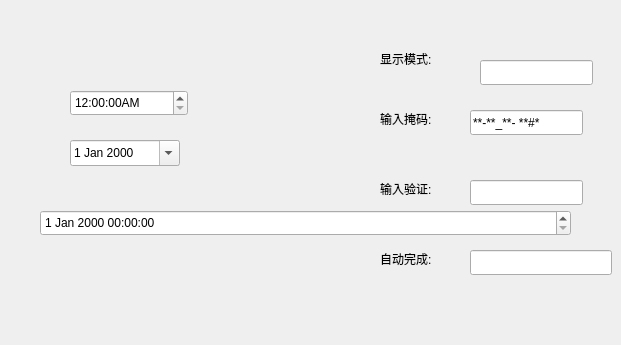
<?xml version="1.0" encoding="UTF-8"?>
<ui version="4.0">
 <class>MyWidget</class>
 <widget class="QWidget" name="MyWidget">
  <property name="geometry">
   <rect>
    <x>0</x>
    <y>0</y>
    <width>621</width>
    <height>345</height>
   </rect>
  </property>
  <property name="windowTitle">
   <string>MyWidget</string>
  </property>
  <widget class="QLineEdit" name="lineEdit1">
   <property name="geometry">
    <rect>
     <x>480</x>
     <y>60</y>
     <width>113</width>
     <height>25</height>
    </rect>
   </property>
   <property name="echoMode">
    <enum>QLineEdit::Password</enum>
   </property>
  </widget>
  <widget class="QLineEdit" name="lineEdit2">
   <property name="geometry">
    <rect>
     <x>470</x>
     <y>110</y>
     <width>113</width>
     <height>25</height>
    </rect>
   </property>
   <property name="inputMask">
    <string>&gt;AA-90_bb-! aa\#H;*</string>
   </property>
  </widget>
  <widget class="QLineEdit" name="lineEdit3">
   <property name="geometry">
    <rect>
     <x>470</x>
     <y>180</y>
     <width>113</width>
     <height>25</height>
    </rect>
   </property>
  </widget>
  <widget class="QLineEdit" name="lineEdit4">
   <property name="geometry">
    <rect>
     <x>470</x>
     <y>250</y>
     <width>142</width>
     <height>25</height>
    </rect>
   </property>
  </widget>
  <widget class="QLabel" name="label">
   <property name="geometry">
    <rect>
     <x>380</x>
     <y>50</y>
     <width>67</width>
     <height>17</height>
    </rect>
   </property>
   <property name="text">
    <string>显示模式:</string>
   </property>
  </widget>
  <widget class="QLabel" name="label_2">
   <property name="geometry">
    <rect>
     <x>380</x>
     <y>110</y>
     <width>67</width>
     <height>17</height>
    </rect>
   </property>
   <property name="text">
    <string>输入掩码:</string>
   </property>
  </widget>
  <widget class="QLabel" name="label_3">
   <property name="geometry">
    <rect>
     <x>380</x>
     <y>180</y>
     <width>67</width>
     <height>17</height>
    </rect>
   </property>
   <property name="text">
    <string>输入验证:</string>
   </property>
  </widget>
  <widget class="QLabel" name="label_4">
   <property name="geometry">
    <rect>
     <x>380</x>
     <y>250</y>
     <width>67</width>
     <height>17</height>
    </rect>
   </property>
   <property name="text">
    <string>自动完成:</string>
   </property>
  </widget>
  <widget class="QTimeEdit" name="timeEdit">
   <property name="geometry">
    <rect>
     <x>70</x>
     <y>90</y>
     <width>118</width>
     <height>26</height>
    </rect>
   </property>
   <property name="displayFormat">
    <string>h:mm:ssA</string>
   </property>
  </widget>
  <widget class="QDateTimeEdit" name="dateTimeEdit">
   <property name="geometry">
    <rect>
     <x>40</x>
     <y>210</y>
     <width>531</width>
     <height>26</height>
    </rect>
   </property>
  </widget>
  <widget class="QDateEdit" name="dateEdit">
   <property name="geometry">
    <rect>
     <x>70</x>
     <y>140</y>
     <width>110</width>
     <height>26</height>
    </rect>
   </property>
   <property name="calendarPopup">
    <bool>true</bool>
   </property>
  </widget>
 </widget>
 <layoutdefault spacing="6" margin="11"/>
 <tabstops>
  <tabstop>lineEdit1</tabstop>
  <tabstop>lineEdit2</tabstop>
  <tabstop>lineEdit3</tabstop>
  <tabstop>lineEdit4</tabstop>
 </tabstops>
 <resources/>
 <connections/>
</ui>
